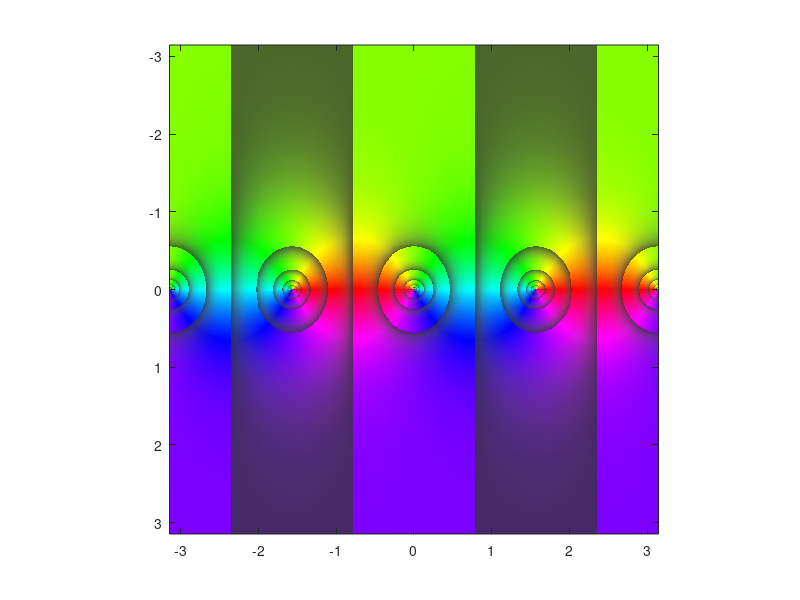

Reproduce this figure in MATLAB.
function img=zvisual1(func)
%zvisual1('func')
%visualization of complex function (domain coloring)
%hue is the angle of complex function
%sat and val are discontinuous when log(abs(Z))/log(2) exceeds 1
%sat and val are scaled so that their value comes in range
%of 0 to 1 
%
%usage
%
%   zvisual1  
%   calling zvisual1 without any argument draw tan(z)
%   
%
%   zvisual1('sin(z)')
%   plots sin(z) from -pi to pi in x-axis  and -pi to pi in y-axis
%   
%   zvisual1('func')
%   'func' can be any function  
%   example: zvisual1('log(z)')      , zvisual1( 'cot(z)')
%            zvisual1('z.^2 - 1./z') , zvisual1('z.^3-cos(z)')........
%   always use ./ .* .^ operators when passing 'func'
%   any function is drawn from -pi to pi on x-axis  and -pi to pi on y-axis  
%
%   to save image call function as 
%   img=zvisual1('log(z)');
%   imwrite(img,'domaincolor.png','png');
%   	

if nargin==0
   func='tan(z)'; 
end
    
X  = linspace(-pi,pi,500);
Y  = linspace(-pi,pi,500);
lenx  = length(X);
leny  = length(Y);
Z     = zeros(length(X),length(Y));
colors= zeros(length(X),length(Y),3);
ColorMset = zeros(lenx,leny,3);
for n = 1:lenx        
    Z(n,:)= Y(:)+i*X(n);
end

Z=feval(inline(func),Z);

m12 = log(2);
abs_z= abs(Z);

hue = angle(Z)/(2*pi);
hue = -min(min(hue))+hue;

sat = mod(log(abs_z)/m12,1);
sat = 1 -(1-sat).^3; 
sat = 0.6 +sat *0.4;

val = mod(log(abs_z)/m12,1);
val = 1 -(1-val).^3; 
val = 0.4 +val *0.6;

ColorMset(:,:,1) = hue;
ColorMset(:,:,2) = sat;
ColorMset(:,:,3) = val;

h_wait=waitbar(0,'Please  wait...');
%loop to convert hsv image to rgb image
for mm=1:lenx            
    for nn=1:leny        
           a  = ColorMset(mm,nn,1);
           s  = ColorMset(mm,nn,2);
           v  = ColorMset(mm,nn,3);
           zo = floor(6*a); 
           rough = (zo); 
           f = a*6 - zo;
           p = v*(1-s);
           q = v*(1-s*f);
           t = v*(1-s*(1-f));
 
           switch (rough)    
          case 0 
                r=v; g=t; b=p;
          case 1 
                r=q; g=v; b=p;
          case 2 
                r=p; g=v; b=t;
          case 3 
                r=p; g=q; b=v;
          case 4 
                r=t; g=p; b=v;
          case 5 
                r=v; g=p; b=q;
          end             
                 
        
      co = (256*r); 
      if(co>255)          
         co = 255; 
      end                 
      colors(mm,nn,1) = co;
      co = (256*g); 
      if(co>255)          
          co = 255; 
      end                 
      colors(mm,nn,2) = co;
      co = (256*b); 
      if(co>255)          
         co = 255; 
      end                 
      colors(mm,nn,3) = co;

      end            
    waitbar(mm/lenx,h_wait);
end               
close(h_wait);
colors_uint8=uint8(colors);
image(X,Y,uint8(colors))
axis square
if nargout==1
    img=colors_uint8;
end

%function end
